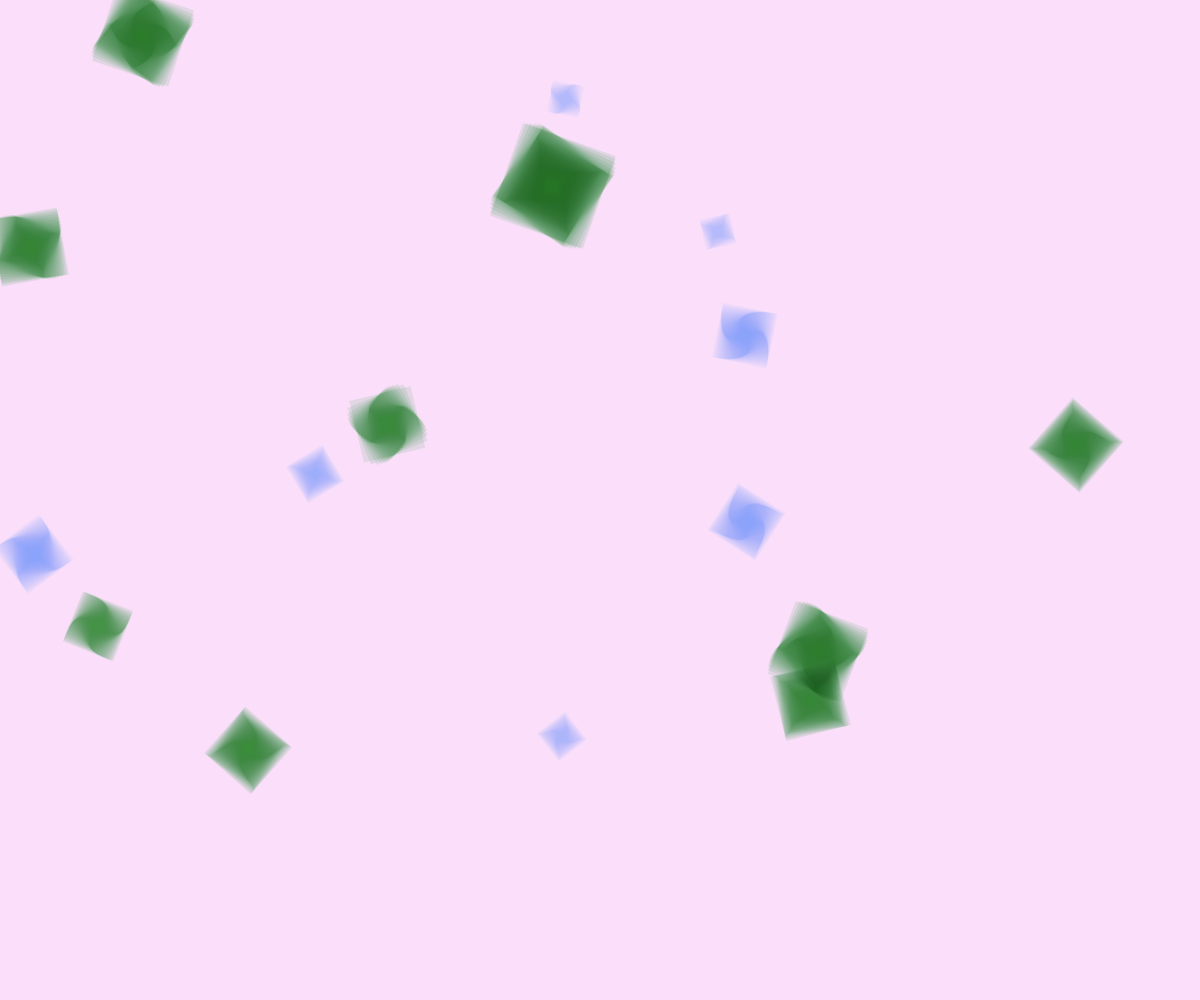
Frame 1 (no input)
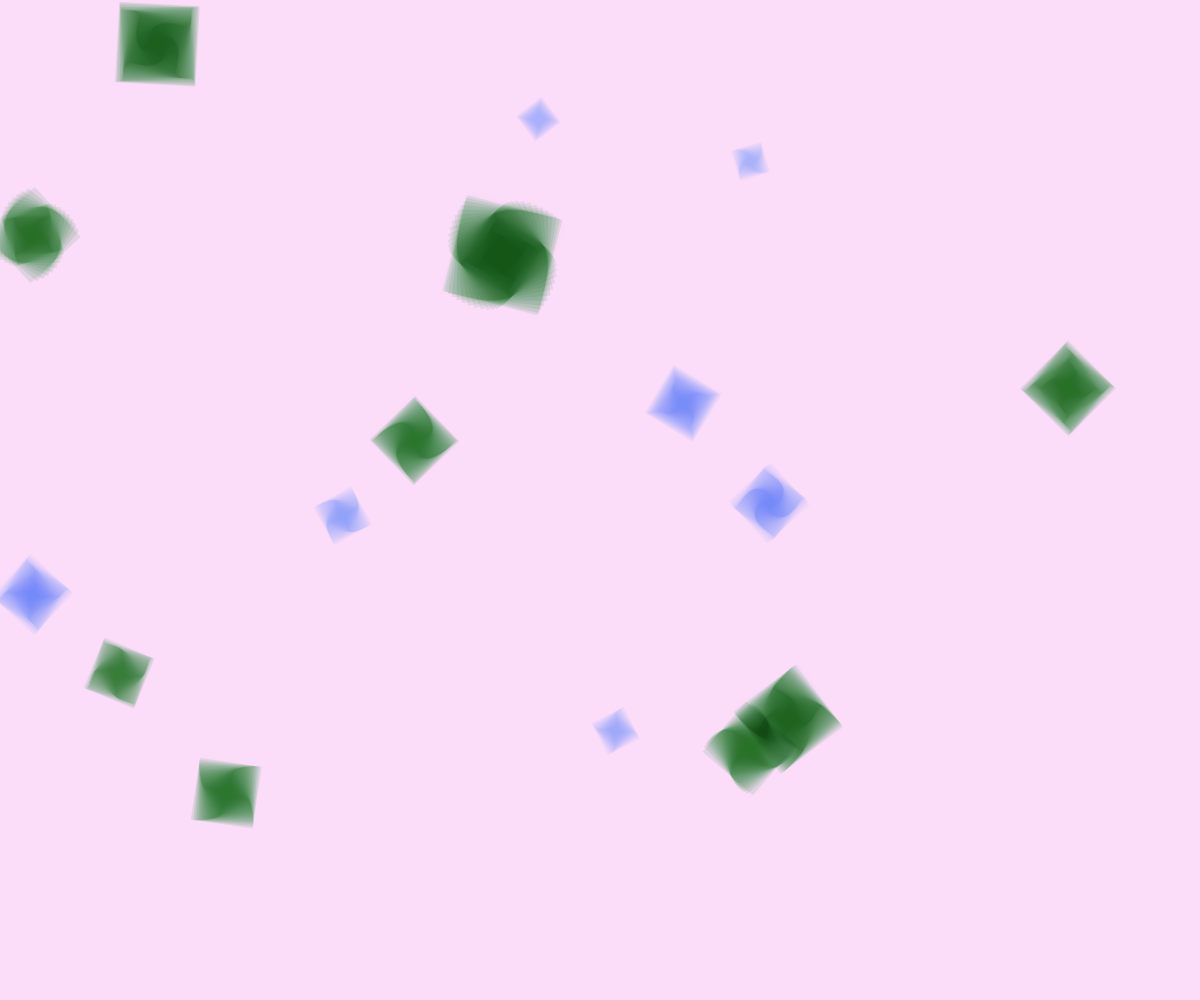
Frame 60 (no input)
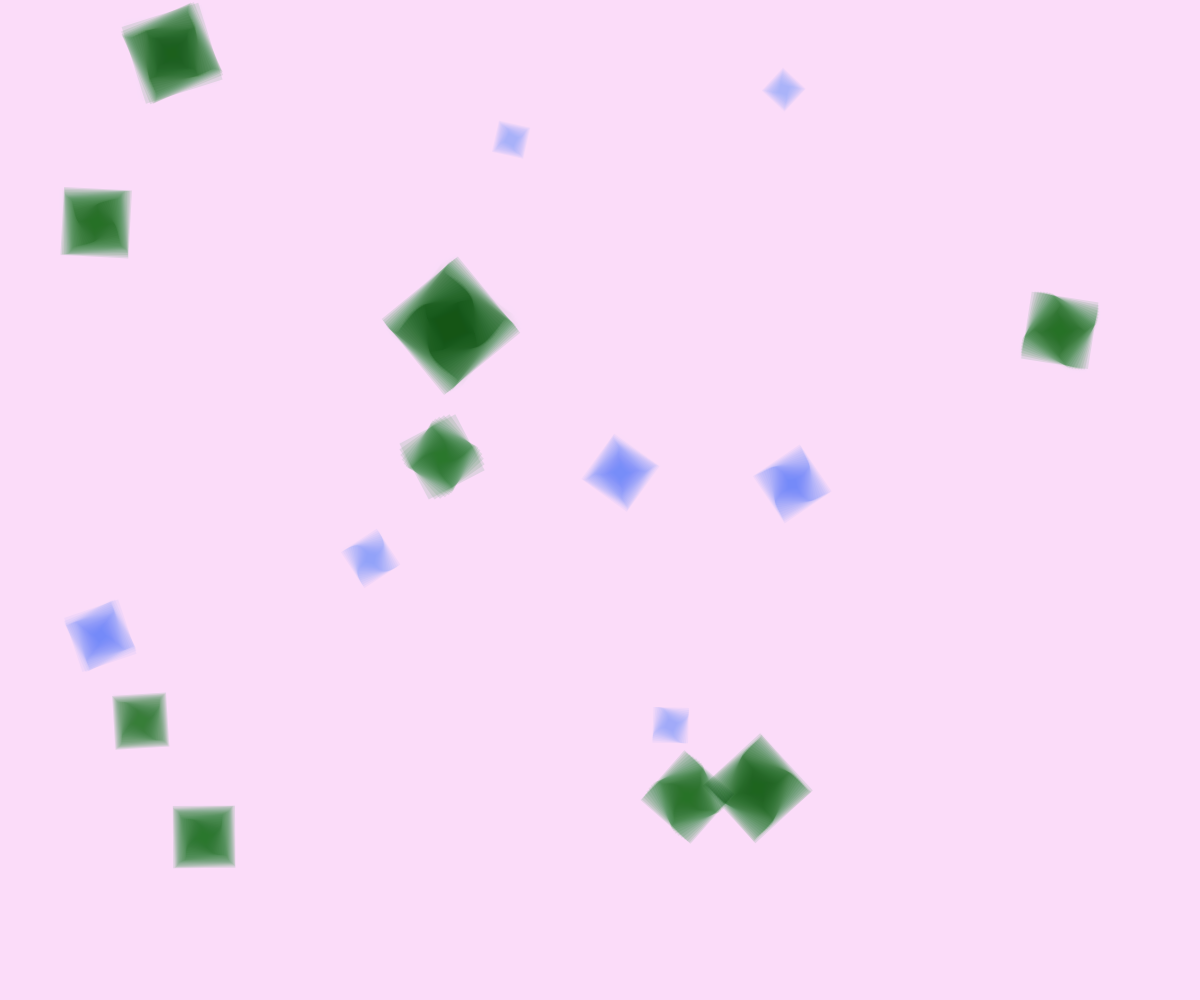
Frame 120 (the mouse pressed at the canvas centre since frame 60)

The p5.js sketch that drew these frames (run headless with seeded random() and noise() and a simulated clock; from frame 60 on, the mouse is pressed at the canvas centre):

// p5.js sketch
// ── sketch.js
const noiseScale = 0.01;
const numShapes = 16;
let shapes = [];

function setup() {
  createCanvas(windowWidth, windowHeight);
  rectMode(CENTER);
  angleMode(DEGREES);
  noStroke();

  for (let i = 0; i < numShapes; i++) {
    let isBlue = random() < 0.40;
    shapes.push({
      x: random(width),
      y: random(height),
      vx: random(-1.2, 1.2),
      vy: random(-1.2, 1.2),
      offset: random(1000),
      baseSize: isBlue ? random(30, 60) : random(50, 100),
      isBlue: isBlue
    });
  }
}

function draw() {
  background('#FBDDFAEA');
  blendMode(MULTIPLY);

  for (let s of shapes) {
    s.x += s.vx;
    s.y += s.vy;

    if (s.x < 0 || s.x > width) s.vx *= -1;
    if (s.y < 0 || s.y > height) s.vy *= -1;

    for (let w = s.baseSize; w > 8; w -= 2) {
      let lightC, darkC;

      if (s.isBlue) {
        lightC = color(220, 240, 255);
        darkC = color(150, 190, 255);
      } else {
        lightC = color(190, 255, 170);
        darkC = color(1, 148, 26);
      }

      let t = map(w, 8, s.baseSize, 0, 1);
      let c = lerpColor(lightC, darkC, t);
      c.setAlpha(25);
      fill(c);

      let n = noise(w * noiseScale, frameCount * noiseScale * 2.5 + s.offset);
      let a = map(n, 0, 1, 0, 360);

      drawSquare(s.x, s.y, a, w);
    }
  }

  blendMode(BLEND);
}

function drawSquare(x, y, a, w) {
  push();
  translate(x, y);
  rotate(a);
  square(0, 0, w);
  pop();
}
